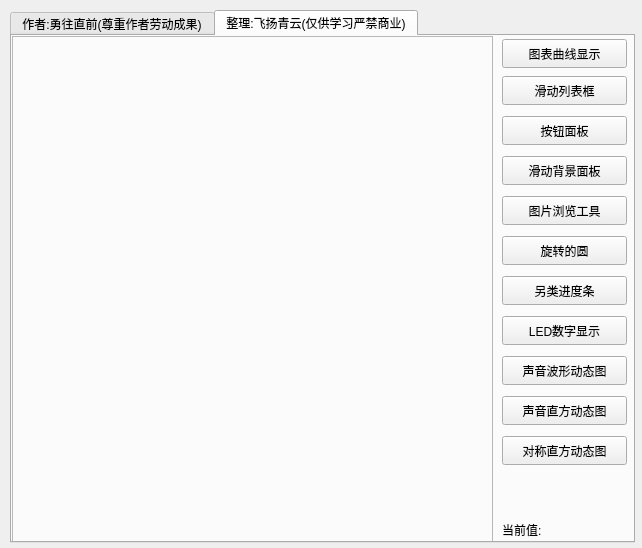
<?xml version="1.0" encoding="UTF-8"?>
<ui version="4.0">
 <class>frmMain</class>
 <widget class="QWidget" name="frmMain">
  <property name="geometry">
   <rect>
    <x>0</x>
    <y>0</y>
    <width>642</width>
    <height>548</height>
   </rect>
  </property>
  <property name="windowTitle">
   <string>控件演示(来源:QTCN社区 作者:勇往直前 整理:飞扬青云 QQ群:81360735)</string>
  </property>
  <widget class="QTabWidget" name="tabWidget">
   <property name="geometry">
    <rect>
     <x>10</x>
     <y>10</y>
     <width>625</width>
     <height>533</height>
    </rect>
   </property>
   <property name="currentIndex">
    <number>1</number>
   </property>
   <property name="usesScrollButtons">
    <bool>true</bool>
   </property>
   <property name="tabsClosable">
    <bool>false</bool>
   </property>
   <widget class="QWidget" name="tab1">
    <attribute name="title">
     <string>作者:勇往直前(尊重作者劳动成果)</string>
    </attribute>
    <widget class="QFrame" name="fm1">
     <property name="geometry">
      <rect>
       <x>0</x>
       <y>0</y>
       <width>481</width>
       <height>509</height>
      </rect>
     </property>
     <property name="frameShape">
      <enum>QFrame::StyledPanel</enum>
     </property>
     <property name="frameShadow">
      <enum>QFrame::Raised</enum>
     </property>
    </widget>
    <widget class="QLabel" name="labValue1">
     <property name="geometry">
      <rect>
       <x>490</x>
       <y>480</y>
       <width>131</width>
       <height>28</height>
      </rect>
     </property>
     <property name="styleSheet">
      <string notr="true"/>
     </property>
     <property name="text">
      <string>当前值:</string>
     </property>
    </widget>
    <widget class="QPushButton" name="btnGauge4">
     <property name="geometry">
      <rect>
       <x>490</x>
       <y>120</y>
       <width>125</width>
       <height>29</height>
      </rect>
     </property>
     <property name="cursor">
      <cursorShape>PointingHandCursor</cursorShape>
     </property>
     <property name="text">
      <string>线性刻度指示仪</string>
     </property>
    </widget>
    <widget class="QPushButton" name="btnGauge6">
     <property name="geometry">
      <rect>
       <x>490</x>
       <y>200</y>
       <width>125</width>
       <height>29</height>
      </rect>
     </property>
     <property name="cursor">
      <cursorShape>PointingHandCursor</cursorShape>
     </property>
     <property name="text">
      <string>垂直右刻度指示仪</string>
     </property>
    </widget>
    <widget class="QPushButton" name="btnProgressBar">
     <property name="geometry">
      <rect>
       <x>490</x>
       <y>280</y>
       <width>125</width>
       <height>29</height>
      </rect>
     </property>
     <property name="cursor">
      <cursorShape>PointingHandCursor</cursorShape>
     </property>
     <property name="text">
      <string>酷炫进度条</string>
     </property>
    </widget>
    <widget class="QPushButton" name="btnVolume">
     <property name="geometry">
      <rect>
       <x>490</x>
       <y>440</y>
       <width>125</width>
       <height>29</height>
      </rect>
     </property>
     <property name="cursor">
      <cursorShape>PointingHandCursor</cursorShape>
     </property>
     <property name="text">
      <string>频谱分析控件</string>
     </property>
    </widget>
    <widget class="QPushButton" name="btnGauge5">
     <property name="geometry">
      <rect>
       <x>490</x>
       <y>160</y>
       <width>125</width>
       <height>29</height>
      </rect>
     </property>
     <property name="cursor">
      <cursorShape>PointingHandCursor</cursorShape>
     </property>
     <property name="text">
      <string>圆形刻度指示仪</string>
     </property>
    </widget>
    <widget class="QPushButton" name="btnGauge2">
     <property name="geometry">
      <rect>
       <x>490</x>
       <y>40</y>
       <width>125</width>
       <height>29</height>
      </rect>
     </property>
     <property name="cursor">
      <cursorShape>PointingHandCursor</cursorShape>
     </property>
     <property name="text">
      <string>圆形指针指示仪</string>
     </property>
    </widget>
    <widget class="QPushButton" name="btnGauge3">
     <property name="geometry">
      <rect>
       <x>490</x>
       <y>80</y>
       <width>125</width>
       <height>29</height>
      </rect>
     </property>
     <property name="cursor">
      <cursorShape>PointingHandCursor</cursorShape>
     </property>
     <property name="text">
      <string>左右滑块指示仪</string>
     </property>
    </widget>
    <widget class="QPushButton" name="btnCoolBar">
     <property name="geometry">
      <rect>
       <x>490</x>
       <y>360</y>
       <width>125</width>
       <height>29</height>
      </rect>
     </property>
     <property name="cursor">
      <cursorShape>PointingHandCursor</cursorShape>
     </property>
     <property name="text">
      <string>椭圆滑块</string>
     </property>
    </widget>
    <widget class="QPushButton" name="btnGauge1">
     <property name="geometry">
      <rect>
       <x>490</x>
       <y>3</y>
       <width>125</width>
       <height>29</height>
      </rect>
     </property>
     <property name="cursor">
      <cursorShape>PointingHandCursor</cursorShape>
     </property>
     <property name="text">
      <string>圆形拱形指示仪</string>
     </property>
    </widget>
    <widget class="QPushButton" name="btnIndicator">
     <property name="geometry">
      <rect>
       <x>490</x>
       <y>400</y>
       <width>125</width>
       <height>29</height>
      </rect>
     </property>
     <property name="cursor">
      <cursorShape>PointingHandCursor</cursorShape>
     </property>
     <property name="text">
      <string>垂直方块进度条</string>
     </property>
    </widget>
    <widget class="QPushButton" name="btnGauge7">
     <property name="geometry">
      <rect>
       <x>490</x>
       <y>240</y>
       <width>125</width>
       <height>29</height>
      </rect>
     </property>
     <property name="cursor">
      <cursorShape>PointingHandCursor</cursorShape>
     </property>
     <property name="text">
      <string>垂直左刻度指示仪</string>
     </property>
    </widget>
    <widget class="QPushButton" name="btnBattery">
     <property name="geometry">
      <rect>
       <x>490</x>
       <y>320</y>
       <width>125</width>
       <height>29</height>
      </rect>
     </property>
     <property name="cursor">
      <cursorShape>PointingHandCursor</cursorShape>
     </property>
     <property name="text">
      <string>电源指示仪</string>
     </property>
    </widget>
   </widget>
   <widget class="QWidget" name="tab2">
    <attribute name="title">
     <string>整理:飞扬青云(仅供学习严禁商业)</string>
    </attribute>
    <widget class="QFrame" name="fm2">
     <property name="geometry">
      <rect>
       <x>0</x>
       <y>0</y>
       <width>481</width>
       <height>509</height>
      </rect>
     </property>
     <property name="frameShape">
      <enum>QFrame::StyledPanel</enum>
     </property>
     <property name="frameShadow">
      <enum>QFrame::Raised</enum>
     </property>
    </widget>
    <widget class="QPushButton" name="btnChart1">
     <property name="geometry">
      <rect>
       <x>490</x>
       <y>3</y>
       <width>125</width>
       <height>29</height>
      </rect>
     </property>
     <property name="cursor">
      <cursorShape>PointingHandCursor</cursorShape>
     </property>
     <property name="text">
      <string>图表曲线显示</string>
     </property>
    </widget>
    <widget class="QLabel" name="labValue2">
     <property name="geometry">
      <rect>
       <x>490</x>
       <y>480</y>
       <width>131</width>
       <height>28</height>
      </rect>
     </property>
     <property name="styleSheet">
      <string notr="true"/>
     </property>
     <property name="text">
      <string>当前值:</string>
     </property>
    </widget>
    <widget class="QPushButton" name="btnFlashList">
     <property name="geometry">
      <rect>
       <x>490</x>
       <y>40</y>
       <width>125</width>
       <height>29</height>
      </rect>
     </property>
     <property name="cursor">
      <cursorShape>PointingHandCursor</cursorShape>
     </property>
     <property name="text">
      <string>滑动列表框</string>
     </property>
    </widget>
    <widget class="QPushButton" name="btnButtonBoard">
     <property name="geometry">
      <rect>
       <x>490</x>
       <y>80</y>
       <width>125</width>
       <height>29</height>
      </rect>
     </property>
     <property name="cursor">
      <cursorShape>PointingHandCursor</cursorShape>
     </property>
     <property name="text">
      <string>按钮面板</string>
     </property>
    </widget>
    <widget class="QPushButton" name="btnSliderButton">
     <property name="geometry">
      <rect>
       <x>490</x>
       <y>120</y>
       <width>125</width>
       <height>29</height>
      </rect>
     </property>
     <property name="cursor">
      <cursorShape>PointingHandCursor</cursorShape>
     </property>
     <property name="text">
      <string>滑动背景面板</string>
     </property>
    </widget>
    <widget class="QPushButton" name="btnPhotoView">
     <property name="geometry">
      <rect>
       <x>490</x>
       <y>160</y>
       <width>125</width>
       <height>29</height>
      </rect>
     </property>
     <property name="cursor">
      <cursorShape>PointingHandCursor</cursorShape>
     </property>
     <property name="text">
      <string>图片浏览工具</string>
     </property>
    </widget>
    <widget class="QPushButton" name="btnAroundCircle">
     <property name="geometry">
      <rect>
       <x>490</x>
       <y>200</y>
       <width>125</width>
       <height>29</height>
      </rect>
     </property>
     <property name="cursor">
      <cursorShape>PointingHandCursor</cursorShape>
     </property>
     <property name="text">
      <string>旋转的圆</string>
     </property>
    </widget>
    <widget class="QPushButton" name="btnProgressBar1">
     <property name="geometry">
      <rect>
       <x>490</x>
       <y>240</y>
       <width>125</width>
       <height>29</height>
      </rect>
     </property>
     <property name="cursor">
      <cursorShape>PointingHandCursor</cursorShape>
     </property>
     <property name="text">
      <string>另类进度条</string>
     </property>
    </widget>
    <widget class="QPushButton" name="btnNewLed">
     <property name="geometry">
      <rect>
       <x>490</x>
       <y>280</y>
       <width>125</width>
       <height>29</height>
      </rect>
     </property>
     <property name="cursor">
      <cursorShape>PointingHandCursor</cursorShape>
     </property>
     <property name="text">
      <string>LED数字显示</string>
     </property>
    </widget>
    <widget class="QPushButton" name="btnWave">
     <property name="geometry">
      <rect>
       <x>490</x>
       <y>320</y>
       <width>125</width>
       <height>29</height>
      </rect>
     </property>
     <property name="cursor">
      <cursorShape>PointingHandCursor</cursorShape>
     </property>
     <property name="text">
      <string>声音波形动态图</string>
     </property>
    </widget>
    <widget class="QPushButton" name="btnWave1">
     <property name="geometry">
      <rect>
       <x>490</x>
       <y>360</y>
       <width>125</width>
       <height>29</height>
      </rect>
     </property>
     <property name="cursor">
      <cursorShape>PointingHandCursor</cursorShape>
     </property>
     <property name="text">
      <string>声音直方动态图</string>
     </property>
    </widget>
    <widget class="QPushButton" name="btnWave2">
     <property name="geometry">
      <rect>
       <x>490</x>
       <y>400</y>
       <width>125</width>
       <height>29</height>
      </rect>
     </property>
     <property name="cursor">
      <cursorShape>PointingHandCursor</cursorShape>
     </property>
     <property name="text">
      <string>对称直方动态图</string>
     </property>
    </widget>
   </widget>
  </widget>
 </widget>
 <layoutdefault spacing="6" margin="11"/>
 <resources/>
 <connections/>
</ui>
